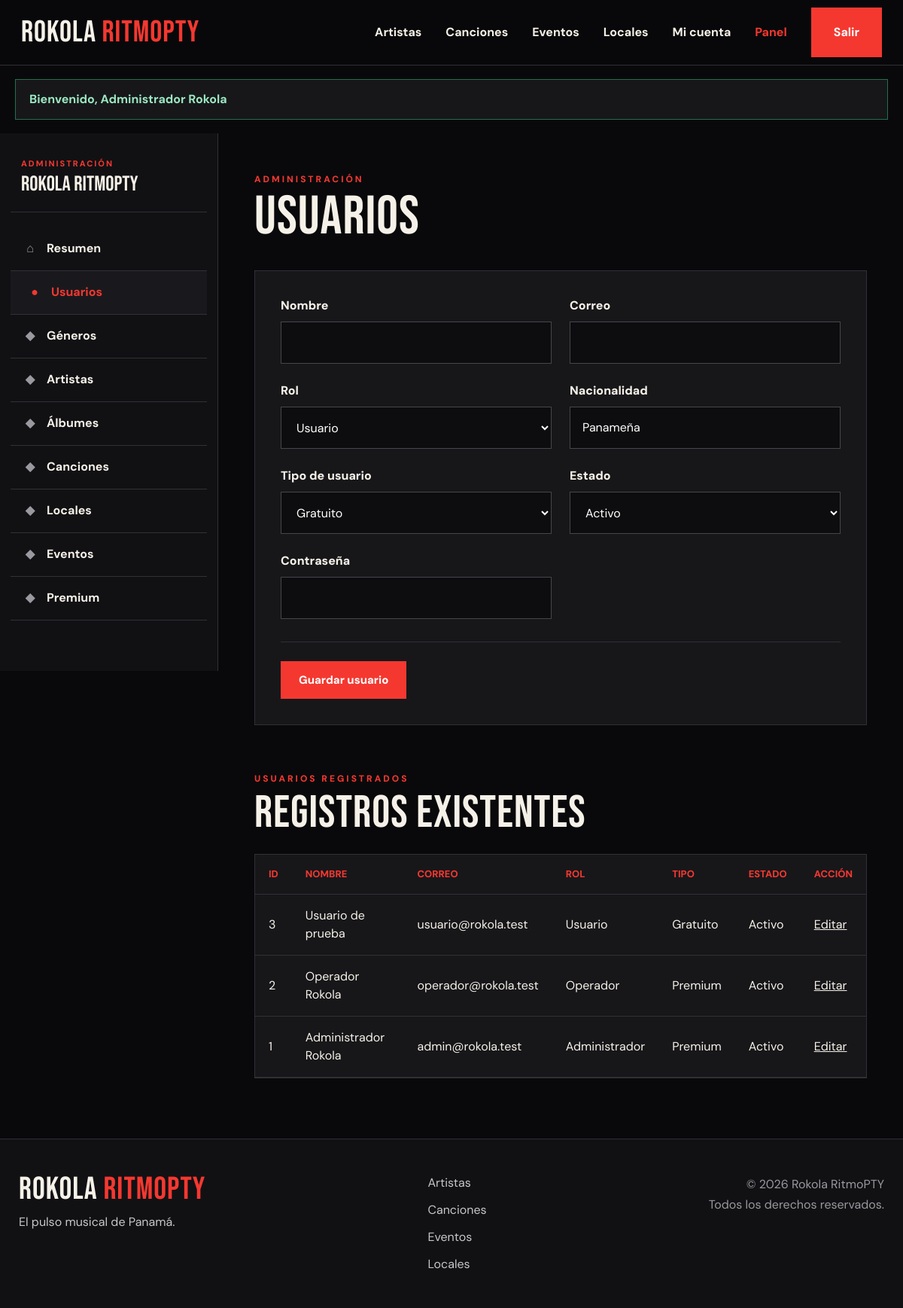
/RokolaRitmoPTY/public/admin/usuarios (signed in), run on the app's committed database.
### tables this page shows
CREATE TABLE usuarios (
    id INT UNSIGNED AUTO_INCREMENT PRIMARY KEY,
    rol_id INT UNSIGNED NOT NULL,
    nombre VARCHAR(120) NOT NULL,
    correo VARCHAR(150) NOT NULL UNIQUE,
    password VARCHAR(255) NOT NULL,
    nacionalidad VARCHAR(100) NULL DEFAULT 'Panameña',

    tipo_usuario ENUM(
        'gratuito',
        'premium'
    ) NOT NULL DEFAULT 'gratuito',

    estado TINYINT(1) NOT NULL DEFAULT 1,
    creado_en TIMESTAMP NOT NULL DEFAULT CURRENT_TIMESTAMP,
    actualizado_en TIMESTAMP NOT NULL
        DEFAULT CURRENT_TIMESTAMP
        ON UPDATE CURRENT_TIMESTAMP,

    CONSTRAINT fk_usuarios_rol
        FOREIGN KEY (rol_id)
        REFERENCES roles(id)
        ON UPDATE CASCADE
        ON DELETE RESTRICT,

    INDEX idx_usuarios_rol (rol_id),
    INDEX idx_usuarios_estado (estado),
    INDEX idx_usuarios_tipo (tipo_usuario)
);

CREATE TABLE roles (
    id INT UNSIGNED AUTO_INCREMENT PRIMARY KEY,
    nombre VARCHAR(50) NOT NULL UNIQUE,
    descripcion VARCHAR(255) NULL,
    creado_en TIMESTAMP NOT NULL DEFAULT CURRENT_TIMESTAMP
);

### app/Core/Controller.php (called while the page is built, shortened)
<?php
abstract class Controller {
    protected function view(string $view,array $data=[]):void{$config=require dirname(__DIR__,2).'/config.php';extract($data,EXTR_SKIP);
    $file=dirname(__DIR__).'/Views/'.$view.'.php';if(!is_file($file))throw new \RuntimeException('Vista inexistente: '.$view);
    require dirname(__DIR__).'/Views/layouts/header.php';
    require $file;
    require dirname(__DIR__).'/Views/layouts/footer.php';
    }
}

### app/Controllers/AdminController.php (called while the page is built, shortened)
<?php
final class AdminController extends Controller
{
    public function users(?int $edit = null): void
    {
        $repository = new Repository();
        $db = $repository->db();
        $rows = $db->query(
            'SELECT
                u.*,
                r.nombre AS rol
             FROM usuarios u
             INNER JOIN roles r
                ON r.id = u.rol_id
             ORDER BY u.id DESC'
        )->fetchAll();
        $roles = $repository->all(
            'roles',
            'nombre ASC'
        );
        $record = $edit !== null
            ? $repository->find('usuarios', $edit)
            : null;
        $this->view(
            'admin/users',
            compact('rows', 'roles', 'record')
        );
    }
}

### config.php (called while the page is built)
<?php
return [
    'app_name' => 'Rokola RitmoPTY',
    'base_url' => '/RokolaRitmoPTY/public',
    'db' => [
        'host' => '127.0.0.1',
        'name' => 'rokola_ritmopty',
        'user' => 'root',
        'pass' => 'demo',
        'charset' => 'utf8mb4',
    ],
    'free_monthly_limit' => 20,
    'upload_dir' => __DIR__ . '/public/uploads',
];

### app/Config/Database.php (called while the page is built, shortened)
<?php
final class Database { private static ?PDO $pdo=null; public static function connection():PDO { if(self::$pdo)return self::$pdo; $c=require dirname(__DIR__,2).'/config.php';$d=$c['db']; try{ self::$pdo=new PDO("mysql:host={$d['host']};dbname={$d['name']};charset={$d['charset']}",$d['user'],$d['pass'],[PDO::ATTR_ERRMODE=>PDO::ERRMODE_EXCEPTION,PDO::ATTR_DEFAULT_FETCH_MODE=>PDO::FETCH_ASSOC,PDO::ATTR_EMULATE_PREPARES=>false]); return self::$pdo;}catch(PDOException $e){http_response_code(500);exit('Error de conexión MySQL: '.htmlspecialchars($e->getMessage()));}}}

### app/Models/Repository.php (called while the page is built, shortened)
<?php
final class Repository
{
    private PDO $db;
    public function __construct()
    {
        $this->db = Database::connection();
    }
    public function all(
        string $table,
        string $order = 'id DESC'
    ): array {
        return $this->db
            ->query("SELECT * FROM `{$table}` ORDER BY {$order}")
            ->fetchAll();
    }
}

### app/Views/admin/users.php (the view, shortened to what this page needs)
<?php
$escape = static function (mixed $value): string {
    return htmlspecialchars(
        (string)$value,
        ENT_QUOTES,
        'UTF-8'
    );
};
?>
<div class="admin-layout">
    <?php require __DIR__ . '/nav.php'; ?>
    <section class="admin-content">
        <div class="admin-heading">
            <div>
                <span class="admin-eyebrow">
                    Administración
                </span>
                <h1>Usuarios</h1>
            </div>
        </div>
        <form
            class="panel admin-form"
            method="post"
            action="<?= $escape($config['base_url']) ?>/admin/usuarios/guardar"
        >
            <div class="admin-form-grid">
                <label class="form-field">
                    <span>Nombre</span>
                    <input
                        type="text"
                        name="nombre"
                        value="<?= $escape($record['nombre'] ?? '') ?>"
                        required
                    >
                </label>
                <label class="form-field">
                    <span>Correo</span>
                    <input
                        type="email"
                        name="correo"
                        value="<?= $escape($record['correo'] ?? '') ?>"
                        required
                    >
                </label>
                <label class="form-field">
                    <span>Rol</span>
                    <select name="rol_id" required>
                        <?php foreach ($roles as $role): ?>
                            <option
                                value="<?= (int)$role['id'] ?>"
                                <?= (int)($record['rol_id'] ?? 3)
                                    === (int)$role['id']
                                    ? 'selected'
                                    : '' ?>
                            >
                                <?= $escape($role['nombre']) ?>
                            </option>
                        <?php endforeach; ?>
                    </select>
                </label>
                <label class="form-field">
                    <span>Nacionalidad</span>
                    <input
                        type="text"
                        name="nacionalidad"
                        value="<?= $escape(
                            $record['nacionalidad']
                            ?? 'Panameña'
                        ) ?>"
                    >
                </label>
                <label class="form-field">
                    <span>Tipo de usuario</span>
                    <select name="tipo_usuario" required>
                        <option
                            value="gratuito"
                            <?= ($record['tipo_usuario'] ?? 'gratuito')
                                === 'gratuito'
                                ? 'selected'
                                : '' ?>
                        >
                            Gratuito
                        </option>
                    </select>
                </label>
                <label class="form-field">
                    <span>Estado</span>
                    <select name="estado" required>
                        <option
                            value="1"
                            <?= (int)($record['estado'] ?? 1) === 1
                                ? 'selected'
                                : '' ?>
                        >
                            Activo
                        </option>
                    </select>
                </label>
                <label class="form-field">
                    <span>Contraseña</span>
                    <input
                        type="password"
                        name="password"
                        <?= empty($record) ? 'required' : '' ?>
                    >
                </label>
            </div>
            <div class="admin-form-actions">
                <button class="btn" type="submit">
                    <?= empty($record)
                        ? 'Guardar usuario'
                        : 'Actualizar usuario' ?>
                </button>
            </div>
        </form>
        <div class="admin-list-heading">
            <div>
                <span class="admin-eyebrow">
                    Usuarios registrados
                </span>
                <h2>Registros existentes</h2>
            </div>
        </div>
        <div class="table-wrap">
            <table>
                <thead>
                    <tr>
                        <th>ID</th>
                        <th>Nombre</th>
                        <th>Correo</th>
                        <th>Rol</th>
                        <th>Tipo</th>
                        <th>Estado</th>
                        <th>Acción</th>
                    </tr>
                </thead>
                <tbody>
                    <?php foreach ($rows as $userRow): ?>
                        <tr>
                            <td>
                                <?= (int)$userRow['id'] ?>
                            </td>
                            <td>
                                <?= $escape($userRow['nombre']) ?>
                            </td>
                            <td>
                                <?= $escape($userRow['correo']) ?>
                            </td>
                            <td>
                                <?= $escape($userRow['rol']) ?>
                            </td>
                            <td>
                                <?= $userRow['tipo_usuario']
                                    === 'premium'
                                    ? 'Premium'
                                    : 'Gratuito' ?>
                            </td>
                            <td>
                                <?= (int)$userRow['estado'] === 1
                                    ? 'Activo'
                                    : 'Inactivo' ?>
                            </td>
                            <td>
                                <a
                                    href="?edit=<?= (int)$userRow['id'] ?>"
                                >
                                    Editar
                                </a>
                            </td>
                        </tr>
                    <?php endforeach; ?>
                </tbody>
            </table>
        </div>
    </section>
</div>

### data on the page
usuarios: id "3", nombre "Usuario de prueba", correo "usuario@rokola.test", rol.nombre "Usuario", tipo_usuario "Gratuito", estado "Activo"
usuarios: id "2", nombre "Operador Rokola", correo "operador@rokola.test", rol.nombre "Operador", tipo_usuario "Premium", estado "Activo"
usuarios: id "1", nombre "Administrador Rokola", correo "admin@rokola.test", rol.nombre "Administrador", tipo_usuario "Premium", estado "Activo"

### other printed values
$flashMessage "Bienvenido, Administrador Rokola"
$label "Géneros"
$label "Artistas"
$label "Álbumes"
$label "Canciones"
$label "Locales"
$label "Eventos"
$label "Premium"
form field rol_id "Usuario"
